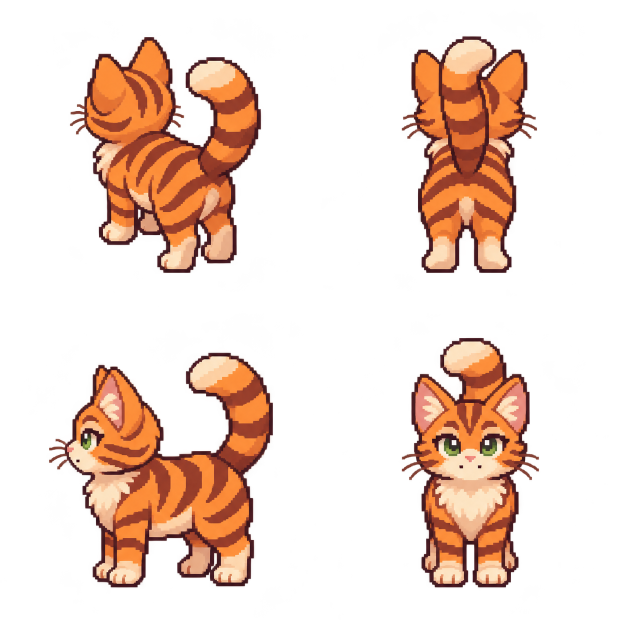
#> input picture game/miso-home/art-source/production/directions-original.png, 1254 x 1254 px (shown at 1/2 size); its folder holds only this picture in this run
$ python export_art.py
#> lines starting #> are read from the running program, lines starting #| are printed output that depends on the picture
"""Export complete fixed-grid generated poses and a shared native animation library."""
from pathlib import Path
from PIL import Image
import hashlib
import json
import statistics

ROOT=Path(__file__).resolve().parent
SRC=ROOT/'art-source/production'
ASSETS=ROOT/'assets'

def export():
    records=[]
    # Only whole-sheet translation: preserve contacts, body bob and authored scale.
    jobs=[('directions',2,2,[0,1,2,3]),
          *[(f'walk-{f}',3,2,list(range(6))) for f in ['nw','n','w','s']],
          ('rest',3,2,[0,1,2,3,4]),('feeding',3,2,list(range(6))),
          ('play',3,2,[0,1,3,4,5]),('scratch',2,2,list(range(4))),
          ('jump',3,2,[0,3]),('tunnel',2,2,list(range(4)))]
    for name,cols,rows,contacts in jobs:
        path=SRC/(name+'-original.png')
        source=Image.open(path).convert('RGBA')
#> source is the input picture: PIL image 1254x1254 RGBA; mean R, G, B, A 53.8, 31, 19.8, 65.4
        assert abs(source.width/source.height-cols/rows)<.03,name
        frames=[]
        for i in range(cols*rows):
            cell=source.crop((i%cols*source.width//cols,i//cols*source.height//rows,
                              (i%cols+1)*source.width//cols,(i//cols+1)*source.height//rows))
            cell.putalpha(cell.getchannel('A').point(lambda a:255 if a>=160 else 0))
            frames.append(cell.resize((128,128),Image.Resampling.NEAREST))
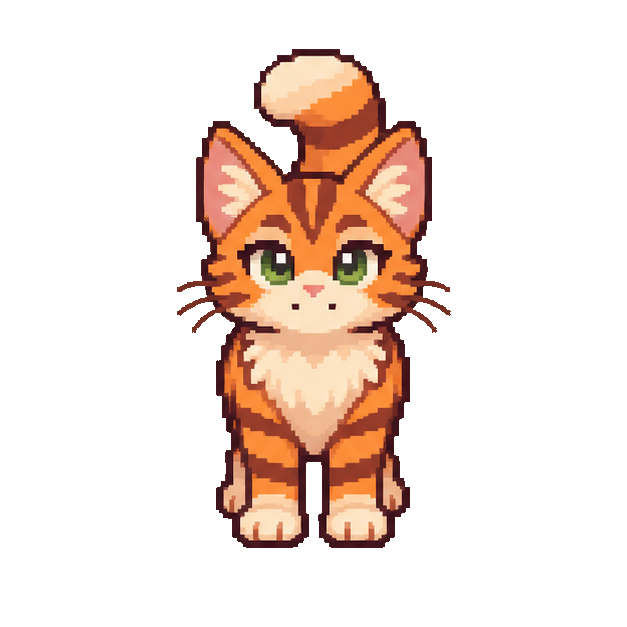
#> cell: PIL image 627x627 RGBA; mean R, G, B, A 48.1, 30.7, 22.1, 58.5; transparent parts drawn white
#> after the loop, frames = 4 items
        ground=round(statistics.median(frames[i].getbbox()[3]-1 for i in contacts))
#> ground = 110
        dy=111-ground
#> dy = 1
        assert abs(dy)<=22,(name,dy)
        registered=[]
        for i,frame in enumerate(frames):
            shifted=Image.new('RGBA',(128,128));shifted.alpha_composite(frame,(0,dy));registered.append(shifted)
            for size in [128,96]:
                shifted.resize((size,size),Image.Resampling.NEAREST).save(ASSETS/f'{name}-{size}-{i}.png')
#> this loop made 4 passes
#> pass 1, in export, `shifted.resize((size,size),Image.Resampling.NEAREST).save(ASSETS/f'{na..`:
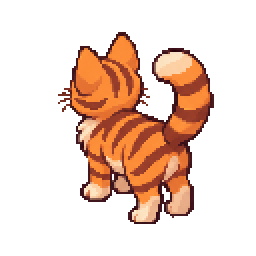
#> saved as directions-128-0.png: PIL image 128x128 RGBA (shown 2 times larger); mean R, G, B, A 53.2, 29.7, 17.4, 70.6; transparent parts drawn white
#> pass 1, in export, `shifted.resize((size,size),Image.Resampling.NEAREST).save(ASSETS/f'{na..`:
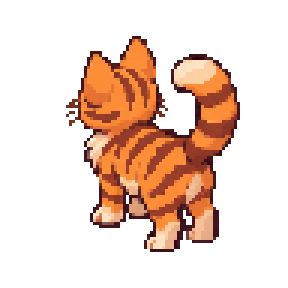
#> saved as directions-96-0.png: PIL image 96x96 RGBA (shown 3 times larger); mean R, G, B, A 53.3, 29.7, 17.3, 70.9; transparent parts drawn white
#> after the loop:
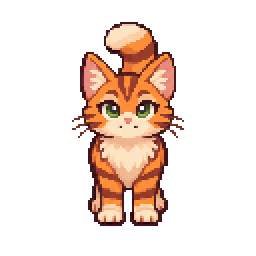
#> shifted: PIL image 128x128 RGBA (shown 2 times larger); mean R, G, B, A 45, 29.4, 21.1, 58.7; transparent parts drawn white
#> after the loop, registered = 4 items
        board=Image.new('RGBA',(cols*128,rows*128))
#> board: PIL image 256x256 RGBA; every value is 0
        for i,frame in enumerate(registered):board.alpha_composite(frame,(i%cols*128,i//cols*128))
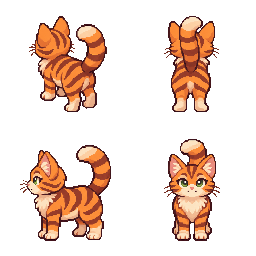
#> board: PIL image 256x256 RGBA; mean R, G, B, A 49.8, 29.4, 18.7, 65.8; transparent parts drawn white
        board.resize((cols*384,rows*384),Image.Resampling.NEAREST).save(SRC/(name+'-native-review.png'))
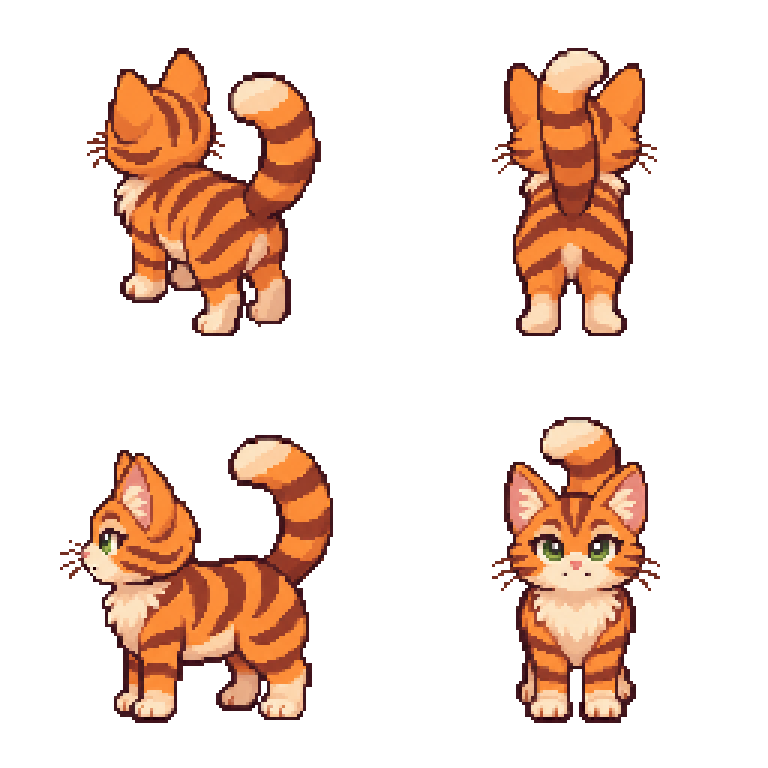
#> saved as directions-native-review.png: PIL image 768x768 RGBA; mean R, G, B, A 49.8, 29.4, 18.7, 65.8; transparent parts drawn white
        previews=[f.resize((384,384),Image.Resampling.NEAREST) for f in registered]
#> previews = 4 items
        previews[0].save(SRC/(name+'.gif'),save_all=True,append_images=previews[1:],
                         duration=135 if name.startswith('walk') else 350,loop=0,disposal=2)
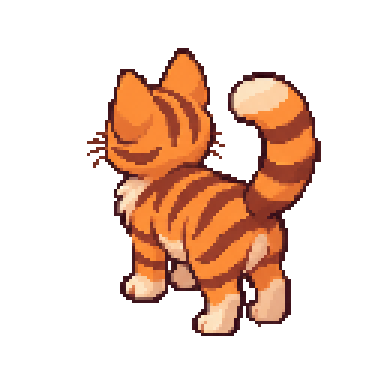
#> saved as directions.gif: PIL image 384x384 RGBA; mean R, G, B, A 53.2, 29.7, 17.4, 70.6; transparent parts drawn white
        records.append(dict(job=name,sourceSha256=hashlib.sha256(path.read_bytes()).hexdigest(),
                            cells=[cols,rows],frames=len(frames),wholeSheetTranslation=[0,dy],
                            alphaThreshold=160,paletteQuantized=False,silhouetteFit=False))
    clips={}
    def clip(name,files,durations,loop=True):
        roots=[]
        for file in files:
            basename=Path(file).name
            root_y=112
            # Grounded curled/crawling poses need their actual contact anchor.
            # Keep walk body bob and all airborne jump registration untouched.
            if basename.startswith(('rest-','tunnel-')) or (basename.startswith('jump-') and basename.endswith(('-0.png','-3.png'))):
                root_y=Image.open(ASSETS/basename.replace('{density}','128')).getbbox()[3]-1
            roots.append([64,root_y])
        clips[name]=dict(files=files,durations=durations,loop=loop,roots=roots)
    def files(job,indices):return [f'res://assets/{job}-{{density}}-{i}.png' for i in indices]
    clip('idle_sw',['res://assets/miso-{density}.png','res://assets/miso-idle-{density}-1.png',
                    'res://assets/miso-{density}.png','res://assets/miso-idle-{density}-2.png'],[2.8,.15,1.6,.7])
    clip('walk_sw',[f'res://assets/miso-walk-{{density}}-{i}.png' for i in range(6)],[.133]*6)
    for i,face in enumerate(['nw','n','w','s']):
        clip('idle_'+face,files('directions',[i]),[1])
        clip('walk_'+face,files('walk-'+face,range(6)),[.133]*6)
    clip('sit',files('rest',[0]),[1])
    clip('groom',files('rest',[0,1,1,2,1,0]),[.7,.3,.6,.5,.4,.5])
    clip('curl_down',files('rest',[0,3,4]),[.35,.5,.65],False)
    clip('curl_up',files('rest',[4,3,5]),[.3,.4,.7],False)
    clip('sleep',files('rest',[4]),[1])
    for face,offset in [('sw',0),('nw',3)]:
        clip('eat_'+face,files('feeding',[offset,offset+1]),[.4,.35])
        clip('drink_'+face,files('feeding',[offset,offset+2]),[.25,.2])
        clip('jump_'+face,files('jump',range(offset,offset+3)),[.22,.18,.3],False)
    clip('sniff',files('play',[0]),[1])
    clip('pounce',files('play',[1,2,3,0]),[.45,.3,.25,.5],False)
    clip('bat',files('play',[4,5,4,0]),[.28,.28,.35,.6])
    clip('scratch',files('scratch',[0,1,2,3,2,3]),[.4,.5,.35,.35,.35,.35])
    clip('crawl',files('tunnel',[0,1,2,1]),[.2,.2,.2,.2])
    clip('tunnel_enter',files('tunnel',[3,0]),[.45,.45],False)
    clip('tunnel_exit',files('tunnel',[2,3]),[.45,.45],False)
    library=dict(version=1,cell=[128,128],root=[64,112],worldScale=.75,clips=clips,
                 facingClips={'sw':['sw',False],'se':['sw',True],'nw':['nw',False],'ne':['nw',True],
                              's':['s',False],'n':['n',False],'w':['w',False],'e':['w',True]})
    (ASSETS/'animation-library.json').write_text(json.dumps(library,indent=2)+'\n',encoding='utf-8')
    (SRC/'export.json').write_text(json.dumps(dict(jobs=records,userApprovedIdentity='miso-master-v2',
        originalMasterUnchanged=True,agentReviewed=True,newMotionUserAccepted=False),indent=2)+'\n',encoding='utf-8')
    print(f'Exported {sum(j["frames"] for j in records)} new complete poses; {len(clips)} clips, eight facings.')

#> (the run stopped early here; a loop or call above may not have finished)
